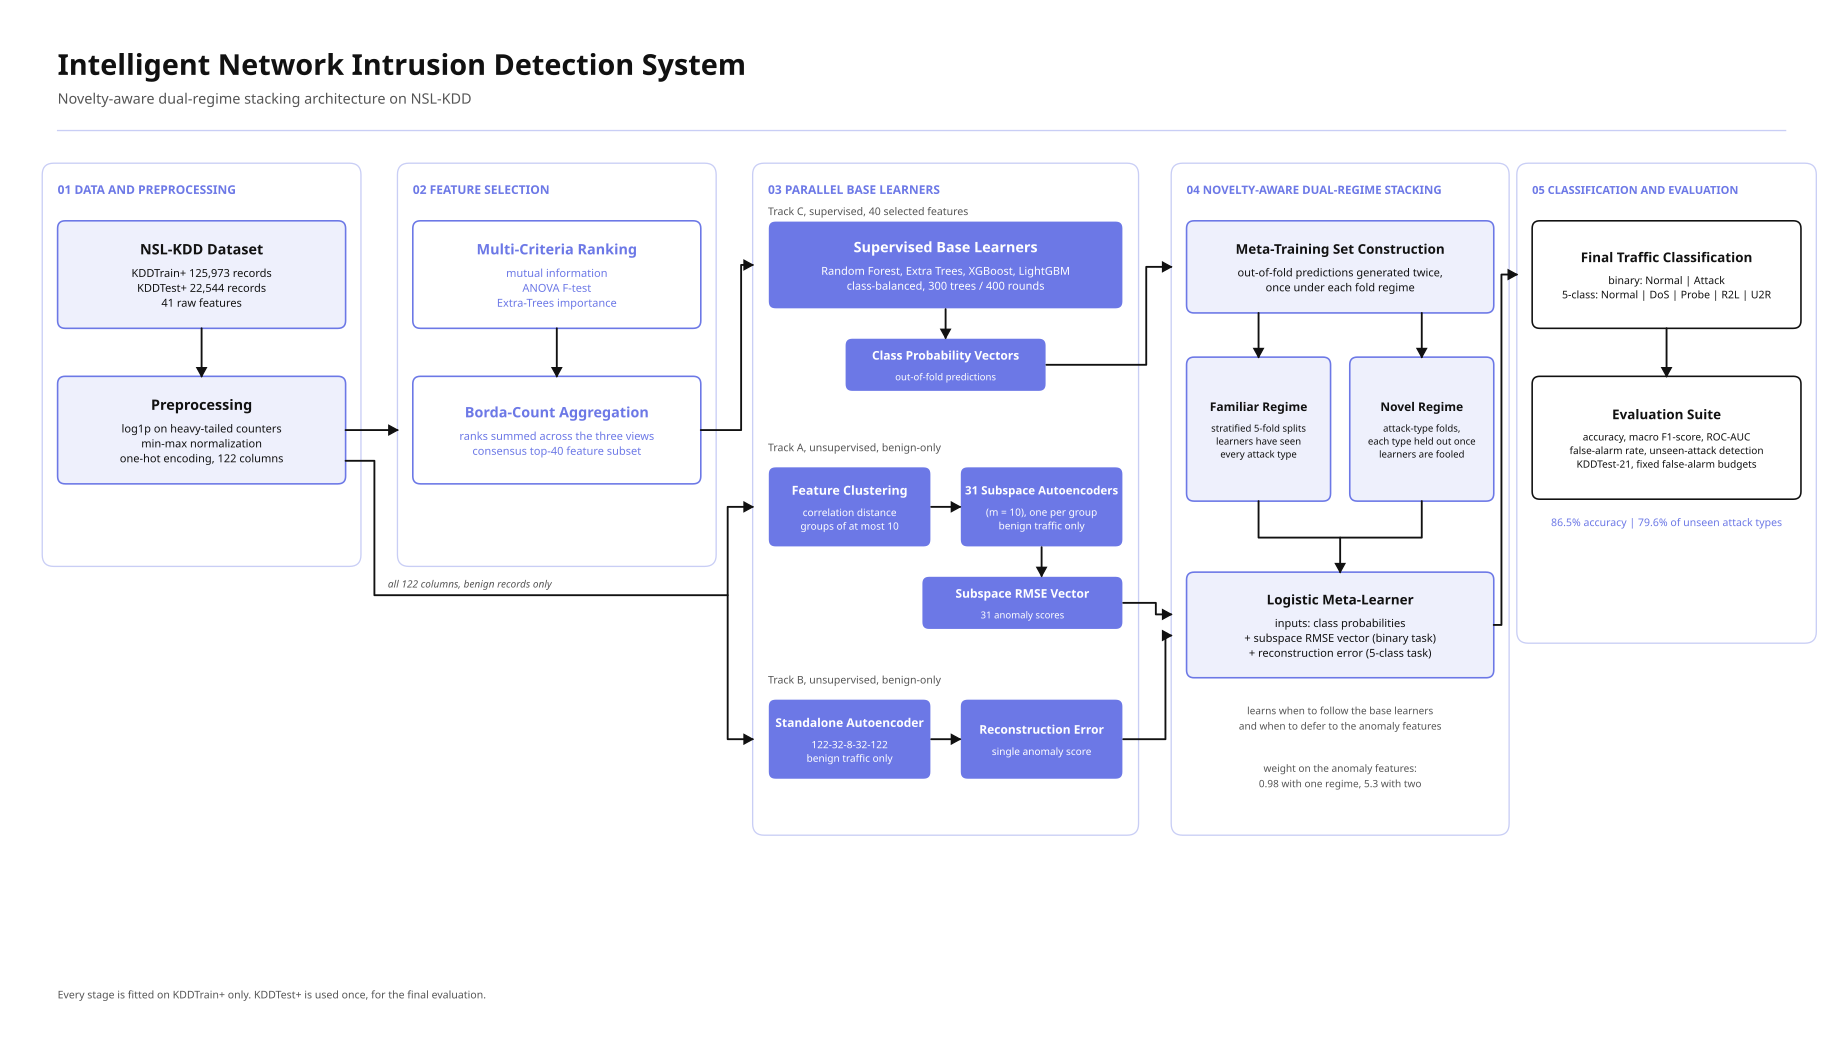

This chart was generated by the following Python code:
"""Editorial pipeline diagram of the NIDS, 1920 x 1080. Font: Inter (Rasmus Andersson), Segoe UI fallback.
Writes architecture_diagram.png and architecture_diagram.svg next to this file.
Run: python docs/presentation/architecture_diagram.py
"""
import matplotlib
matplotlib.use("Agg")
import matplotlib.pyplot as plt
from matplotlib import font_manager
from matplotlib.patches import FancyBboxPatch
from pathlib import Path

OUT = Path(__file__).parent
# palette of the presentation deck: white, periwinkle 6C78E6 and its tint EEF0FC, black text, grey captions
BG, CARD, STONE, INK, MUTED = "#FFFFFF", "#FFFFFF", "#C9CEF5", "#111111", "#555555"
PERI, TINT = "#6C78E6", "#EEF0FC"
ACC = {  # fill, ink (text and border)
    "data": (TINT, "#111111"),
    "feat": ("#FFFFFF", PERI),
    "model": (PERI, "#FFFFFF"),
    "stack": (TINT, "#111111"),
    "out": ("#FFFFFF", "#111111"),
}
FONT = next((f for f in ("Inter", "Segoe UI", "Helvetica Neue", "Arial") if any(x.name == f for x in font_manager.fontManager.ttflist)), "DejaVu Sans")
plt.rcParams["font.family"] = FONT
plt.rcParams["svg.fonttype"] = "none"

W, H = 1920, 1080
fig = plt.figure(figsize=(W / 100, H / 100), dpi=100)
ax = fig.add_axes([0, 0, 1, 1]); ax.set_xlim(0, W); ax.set_ylim(H, 0); ax.axis("off")
fig.patch.set_facecolor(BG); ax.set_facecolor(BG)

PX = 72 / 100   # 1 px = 0.72 pt at dpi 100


def pt(px): return px * PX


def rbox(x, y, w, h, fill, edge, lw=1.0, r=8):
    ax.add_patch(FancyBboxPatch((x, y), w, h, boxstyle=f"round,pad=0,rounding_size={r}", fc=fill, ec=edge, lw=lw))


def node(x, y, w, h, title, sub, key, title_px=15, sub_px=11.5):
    fill, ink = ACC[key]
    rbox(x, y, w, h, fill, PERI if ink == "#111111" and fill != "#FFFFFF" else ink, lw=1.2)
    lines_sub = sub.split("\n") if sub else []
    th = title_px * 1.25; sh = sub_px * 1.35
    total = th + (len(lines_sub) * sh + 6 if lines_sub else 0)
    y0 = y + h / 2 - total / 2 + th * 0.78
    ax.text(x + w / 2, y0, title, ha="center", va="baseline", fontsize=pt(title_px), fontweight="bold", color=ink)
    for i, ln in enumerate(lines_sub):
        ax.text(x + w / 2, y0 + 8 + sh * (i + 1), ln, ha="center", va="baseline", fontsize=pt(sub_px), color=ink)


def label(x, y, text, key, px=12.5):
    ax.text(x, y, text, ha="left", va="baseline", fontsize=pt(px), fontweight="bold", color=PERI)


def container(x, y, w, h):
    rbox(x, y, w, h, CARD, STONE, lw=1.0, r=12)


def arrow(points, color=INK, head=True):
    xs, ys = zip(*points)
    ax.plot(xs, ys, color=color, lw=1.4, solid_capstyle="round", solid_joinstyle="round", zorder=3)
    if head:
        (x1, y1), (x2, y2) = points[-2], points[-1]
        dx, dy = x2 - x1, y2 - y1
        n = (dx ** 2 + dy ** 2) ** 0.5; dx, dy = dx / n, dy / n
        s = 9
        ax.fill([x2, x2 - s * dx + s * 0.55 * dy, x2 - s * dx - s * 0.55 * dy], [y2, y2 - s * dy - s * 0.55 * dx, y2 - s * dy + s * 0.55 * dx], color=color, zorder=4)


def small(x, y, text, color=MUTED, px=10.5, ha="center", italic=False):
    ax.text(x, y, text, ha=ha, va="baseline", fontsize=pt(px), color=color, style="italic" if italic else "normal")


# ---------------------------------------------------------------- header
ax.text(60, 78, "Intelligent Network Intrusion Detection System", ha="left", va="baseline", fontsize=pt(30), fontweight="bold", color=INK)
ax.text(60, 108, "Novelty-aware dual-regime stacking architecture on NSL-KDD", ha="left", va="baseline", fontsize=pt(15), color=MUTED)
ax.plot([60, 1860], [136, 136], color=STONE, lw=1)

# ---------------------------------------------------------------- columns
cols = {"c1": 60, "c2": 430, "c3": 800, "c4": 1236, "c5": 1596}
CW, CW5 = 300, 280
TOP, BOT = 170, 870

# column 1: data and preprocessing
container(cols["c1"] - 16, TOP, CW + 32, 420)
label(cols["c1"], TOP + 32, "01   DATA AND PREPROCESSING", "data")
node(cols["c1"], 230, CW, 112, "NSL-KDD Dataset", "KDDTrain+ 125,973 records\nKDDTest+ 22,544 records\n41 raw features", "data")
arrow([(cols["c1"] + CW / 2, 342), (cols["c1"] + CW / 2, 392)])
node(cols["c1"], 392, CW, 112, "Preprocessing", "log1p on heavy-tailed counters\nmin-max normalization\none-hot encoding, 122 columns", "data")
arrow([(cols["c1"] + CW, 448), (cols["c2"] - 16, 448)])

# column 2: feature selection
container(cols["c2"] - 16, TOP, CW + 32, 420)
label(cols["c2"], TOP + 32, "02   FEATURE SELECTION", "feat")
node(cols["c2"], 230, CW, 112, "Multi-Criteria Ranking", "mutual information\nANOVA F-test\nExtra-Trees importance", "feat")
arrow([(cols["c2"] + CW / 2, 342), (cols["c2"] + CW / 2, 392)])
node(cols["c2"], 392, CW, 112, "Borda-Count Aggregation", "ranks summed across the three views\nconsensus top-40 feature subset", "feat")

GAP_A, GAP_B = 758, 772           # two lanes in the gap between columns 2 and 3
# selected features -> supervised learners (track C, top of column 3)
arrow([(cols["c2"] + CW, 448), (GAP_B, 448), (GAP_B, 276), (cols["c3"] - 16, 276)])
# all 122 columns, benign rows only -> both autoencoder tracks
arrow([(cols["c1"] + CW, 480), (cols["c1"] + CW + 30, 480), (cols["c1"] + CW + 30, 620), (GAP_A, 620), (GAP_A, 528), (cols["c3"] - 16, 528)])
arrow([(GAP_A, 620), (GAP_A, 770), (cols["c3"] - 16, 770)])
small(cols["c1"] + CW + 44, 612, "all 122 columns, benign records only", ha="left", italic=True)

# column 3: parallel base learners
C3W = 370
container(cols["c3"] - 16, TOP, C3W + 32, BOT - TOP)
label(cols["c3"], TOP + 32, "03   PARALLEL BASE LEARNERS", "model")
small(cols["c3"], TOP + 54, "Track C, supervised, 40 selected features", ha="left", px=11)
node(cols["c3"], 230, C3W, 92, "Supervised Base Learners", "Random Forest, Extra Trees, XGBoost, LightGBM\nclass-balanced, 300 trees / 400 rounds", "model")
arrow([(cols["c3"] + C3W / 2, 322), (cols["c3"] + C3W / 2, 352)])
node(cols["c3"] + 80, 352, 210, 56, "Class Probability Vectors", "out-of-fold predictions", "model", title_px=12.5, sub_px=10)

small(cols["c3"], 470, "Track A, unsupervised, benign-only", ha="left", px=11)
node(cols["c3"], 486, 170, 84, "Feature Clustering", "correlation distance\ngroups of at most 10", "model", title_px=13, sub_px=10.5)
arrow([(cols["c3"] + 170, 528), (cols["c3"] + 200, 528)])
node(cols["c3"] + 200, 486, 170, 84, "31 Subspace Autoencoders", "(m = 10), one per group\nbenign traffic only", "model", title_px=12, sub_px=10.5)
arrow([(cols["c3"] + 285, 570), (cols["c3"] + 285, 600)])
node(cols["c3"] + 160, 600, 210, 56, "Subspace RMSE Vector", "31 anomaly scores", "model", title_px=12.5, sub_px=10)

small(cols["c3"], 712, "Track B, unsupervised, benign-only", ha="left", px=11)
node(cols["c3"], 728, 170, 84, "Standalone Autoencoder", "122-32-8-32-122\nbenign traffic only", "model", title_px=12.5, sub_px=10.5)
arrow([(cols["c3"] + 170, 770), (cols["c3"] + 200, 770)])
node(cols["c3"] + 200, 728, 170, 84, "Reconstruction Error", "single anomaly score", "model", title_px=12.5, sub_px=10.5)

# column 4: novelty-aware dual-regime stacking
C4W = 320
container(cols["c4"] - 16, TOP, C4W + 32, BOT - TOP)
label(cols["c4"], TOP + 32, "04   NOVELTY-AWARE DUAL-REGIME STACKING", "stack", px=12)
node(cols["c4"], 230, C4W, 96, "Meta-Training Set Construction", "out-of-fold predictions generated twice,\nonce under each fold regime", "stack", title_px=14)
arrow([(cols["c4"] + 75, 326), (cols["c4"] + 75, 372)])
arrow([(cols["c4"] + C4W - 75, 326), (cols["c4"] + C4W - 75, 372)])
node(cols["c4"], 372, 150, 150, "Familiar Regime", "stratified 5-fold splits\nlearners have seen\nevery attack type", "stack", title_px=12.5, sub_px=10)
node(cols["c4"] + C4W - 150, 372, 150, 150, "Novel Regime", "attack-type folds,\neach type held out once\nlearners are fooled", "stack", title_px=12.5, sub_px=10)
arrow([(cols["c4"] + 75, 522), (cols["c4"] + 75, 560), (cols["c4"] + C4W / 2, 560), (cols["c4"] + C4W / 2, 596)])
arrow([(cols["c4"] + C4W - 75, 522), (cols["c4"] + C4W - 75, 560), (cols["c4"] + C4W / 2, 560)], head=False)
node(cols["c4"], 596, C4W, 110, "Logistic Meta-Learner", "inputs: class probabilities\n+ subspace RMSE vector (binary task)\n+ reconstruction error (5-class task)", "stack", title_px=14)
small(cols["c4"] + C4W / 2, 744, "learns when to follow the base learners", px=10.5)
small(cols["c4"] + C4W / 2, 760, "and when to defer to the anomaly features", px=10.5)
small(cols["c4"] + C4W / 2, 804, "weight on the anomaly features:", px=10.5)
small(cols["c4"] + C4W / 2, 820, "0.98 with one regime, 5.3 with two", px=10.5)

# column 3 -> column 4 feeds, three lanes in the gap
L1, L2, L3 = 1194, 1204, 1214
arrow([(cols["c3"] + 290, 380), (L1, 380), (L1, 278), (cols["c4"] - 16, 278)])      # probabilities -> meta-set
arrow([(cols["c3"] + 370, 628), (L2, 628), (L2, 640), (cols["c4"] - 16, 640)])      # subspace vector -> meta-learner
arrow([(cols["c3"] + 370, 770), (L3, 770), (L3, 662), (cols["c4"] - 16, 662)])      # reconstruction error -> meta-learner

# column 5: classification and evaluation
container(cols["c5"] - 16, TOP, CW5 + 32, 500)
label(cols["c5"], TOP + 32, "05   CLASSIFICATION AND EVALUATION", "out", px=11.5)
node(cols["c5"], 230, CW5, 112, "Final Traffic Classification", "binary: Normal | Attack\n5-class: Normal | DoS | Probe | R2L | U2R", "out", title_px=14, sub_px=11)
arrow([(cols["c4"] + C4W, 651), (cols["c5"] - 16 - 16, 651), (cols["c5"] - 16 - 16, 286), (cols["c5"] - 16, 286)])
arrow([(cols["c5"] + CW5 / 2, 342), (cols["c5"] + CW5 / 2, 392)])
node(cols["c5"], 392, CW5, 128, "Evaluation Suite", "accuracy, macro F1-score, ROC-AUC\nfalse-alarm rate, unseen-attack detection\nKDDTest-21, fixed false-alarm budgets", "out", title_px=14, sub_px=10.5)
small(cols["c5"] + CW5 / 2, 548, "86.5% accuracy  |  79.6% of unseen attack types", color=PERI, px=11)

# footer
small(60, 1040, "Every stage is fitted on KDDTrain+ only. KDDTest+ is used once, for the final evaluation.", ha="left", px=11)

fig.savefig(OUT / "architecture_diagram.png", dpi=100, facecolor=BG)
fig.savefig(OUT / "architecture_diagram.svg", facecolor=BG)
print("font:", FONT, "| wrote architecture_diagram.png and .svg")
